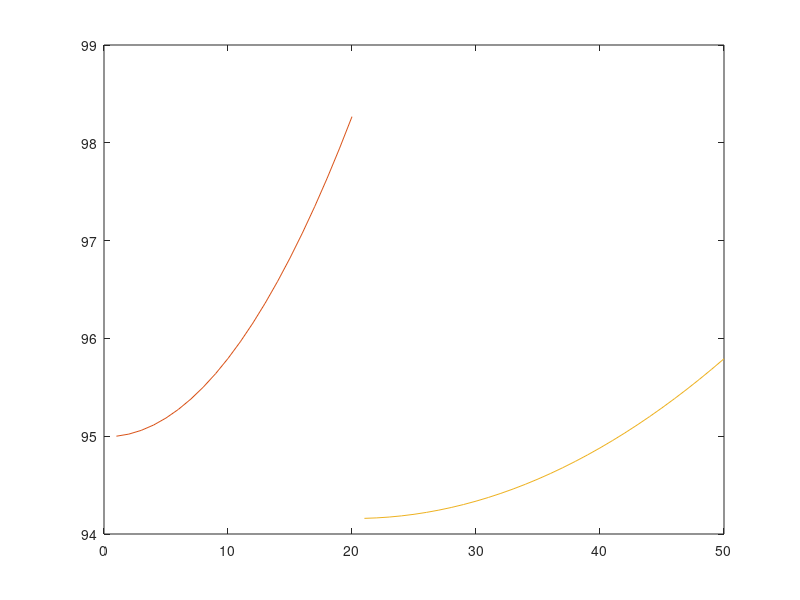

The MATLAB source for this figure: (Note: this script raises an error after producing the figure.)
%% Strategy Estimation for Las Vegas GP 2023

% Tyres available: C3, C4, C5 - The 3 softest in the Pirelli range.
% Race Duration: 50 laps (305.88km total distance)

% Assumption of initial tyre pace delta: 0.5s between C5 and C4, and 0.5s
% between C4 and C3. With C5 being the fastest.

% Assumption of degradation per lap: Fuel corrected laptime increase
% non-linearly as tyre wears (non-linear tyre deg model estimate)

% Fuel correction assumption for 110kg of fuel to last 50 laps and 0.035s
% laptime gain per 1kg of fuel burn.

% Initial flying lap pace assumed due to lack of race historical data. 
%% 
% Calculating Fuel Correction Factor

fuelQuantity = 110;  %kg
totalLapNumber = 50; %laps
lapNumber = 1:50;
timePerKg = 0.035;   %seconds

fuelConsumption = fuelQuantity/totalLapNumber;   %kg/lap

fuelCorrectionFactor = fuelConsumption .* timePerKg; %seconds/lap

fuelLapCorrections = fuelCorrectionFactor .* (lapNumber-1);
%% 
% Defining Tyre Wear Factors

c5Wear = linspace(0.09,0.5,50);
c4Wear = linspace(0.08,0.17,50);
c3Wear = linspace(0.077,0.1,50);

tyreAge = 1:50; %laps
%% 
% Calculating Tyre Degradation Laptime Impact

c5InitialLaptime = 95;   %seconds
c4InitialLaptime = 95.7; %seconds
c3InitialLaptime = 96.4;   %seconds

c5TyreDegLaptime = c5InitialLaptime + c5Wear .* (tyreAge-1);
c4TyreDegLaptime = c4InitialLaptime + c4Wear .* (tyreAge-1);
c3TyreDegLaptime = c3InitialLaptime + c3Wear .* (tyreAge-1);
%% 
% Calculating Tyre and Fuel Effected Laptimes for Full Distance Tyre Model

c5Laptime = c5InitialLaptime + (c5Wear .* (tyreAge-1)) - fuelLapCorrections(lapNumber);
c4Laptime = c4InitialLaptime + (c4Wear .* (tyreAge-1)) - fuelLapCorrections(lapNumber);
c3Laptime = c3InitialLaptime + (c3Wear .* (tyreAge-1)) - fuelLapCorrections(lapNumber);
%% 
% To determine fuel corrected laptimes for individual stints, the following 
% formula is appropriate:

% Fuel_Corrected_Stint_Formula = TyreDegLaptime(tyreAge(1:end_of_stint)) - fuelLapCorrections(lapNumber(stint_start_lap:stint_end_lap))
%% 
% Defining Average Pit Time Loss

pitTime = 20;  %seconds
%% 
% Plot Laptimes for Tyre Compounds Over Full Distance. 
% 
% This will be our estimated tyre model, from which we can devise strategy configurations 
% and plot their corresponding race times.

plot(lapNumber,c5Laptime,"Color","#D95319")
hold on
plot(lapNumber,c4Laptime,"Color","#EDB120")
plot(lapNumber,c3Laptime,"Color","#000000")
ylim([94 100])
xlabel("Lap Number")
ylabel("Fuel Corrected Laptime (s)")
title("Estimated Tyre Pace Model (Non-Linear)")
legend(["C5" "C4" "C3"],"Location","northwest")
hold off
%% 
% Consider a single stop strategy. C5 to C4 (Soft to Medium).

% Add slider to observe variable pitlap effects
pitLap = 20;

% Calculating fuel corrected stints
c5Fuel_Corrected_Stint = c5Laptime(tyreAge(1:pitLap));
c4Fuel_Corrected_Stint = c4TyreDegLaptime(tyreAge(1:(50-pitLap))) - fuelLapCorrections(lapNumber(pitLap+1:50));

% Plotting lap times
plot(lapNumber(1:pitLap), c5Fuel_Corrected_Stint,"Color","#D95319")
hold on
plot(lapNumber(pitLap+1:50), c4Fuel_Corrected_Stint,"Color","#EDB120")
xline(pitLap,":")
xlabel("Lap Number")
ylabel("Fuel Corrected Lap Times (s)")
title("C5 to C4 1 Stop Strategy")
legend(["C5" "C4" "Pit Lap"],"Location","northeast")
hold off

% Sum fuel corrected stint times with the pit stop time to determine
% overall race time.
totalRaceTimeC5C4_sec = seconds(sum(c5Fuel_Corrected_Stint) + sum(c4Fuel_Corrected_Stint) + pitTime)  %seconds
totalRaceTimeC5C4_min = minutes(minutes(totalRaceTimeC5C4_sec))
%% 
% Consider a single stop strategy. C4 to C3 (Medium to Hard).

% Add slider to observe variable pitlap effects
pitLap = 24;

% Calculating fuel corrected stints
c4Fuel_Corrected_Stint = c4Laptime(tyreAge(1:pitLap));
c3Fuel_Corrected_Stint = c3TyreDegLaptime(tyreAge(1:(50-pitLap))) - fuelLapCorrections(lapNumber(pitLap+1:50));

% Plotting lap times
plot(lapNumber(1:pitLap), c4Fuel_Corrected_Stint,"Color","#EDB120")
hold on
plot(lapNumber(pitLap+1:50), c3Fuel_Corrected_Stint,"Color","#000000")
xline(pitLap,":")
xlabel("Lap Number")
ylabel("Fuel Corrected Lap Times (s)")
title("C4 to C3 1 Stop Strategy")
legend(["C4" "C3" "Pit Lap"],"Location","northeast")
hold off

% Sum fuel corrected stint times with the pit stop time to determine
% overall race time.
totalRaceTimeC4C3_sec = seconds(sum(c4Fuel_Corrected_Stint) + sum(c3Fuel_Corrected_Stint) + pitTime)  %seconds
totalRaceTimeC4C3_min = minutes(minutes(totalRaceTimeC4C3_sec))  %minutes
%% 
% Consider a 2 stop strategy. C5, C5, C4 (Soft, Soft, Medium).

% Add sliders to observe variable pitlap effects
pitLap1 = 14;
pitLap2 = 29;

% Calculating fuel corrected stints
c5Fuel_Corrected_Stint1 = c5Laptime(tyreAge(1:pitLap1));
c5Fuel_Corrected_Stint2 = c5TyreDegLaptime(tyreAge(1:pitLap2-pitLap1)) - fuelLapCorrections(lapNumber(pitLap1+1:pitLap2));
c4Fuel_Corrected_Stint = c4TyreDegLaptime(tyreAge(1:(50-pitLap2))) - fuelLapCorrections(lapNumber(pitLap2+1:50));

% Plotting lap times
plot(lapNumber(1:pitLap1), c5Fuel_Corrected_Stint1,"Color","#D95319")
hold on
plot(lapNumber(pitLap1+1:pitLap2), c5Fuel_Corrected_Stint2,"Color","#D95319")
plot(lapNumber(pitLap2+1:50), c4Fuel_Corrected_Stint,"Color","#EDB120")
xline(pitLap1,":")
xline(pitLap2,":")
xlabel("Lap Number")
ylabel("Fuel Corrected Lap Times (s)")
title("C5, C5, C4 2 Stop Strategy")
legend(["C5" "" "C4" "Pit Lap" ""],"Location","northeast")
hold off

% Sum fuel corrected stint times with the pit stop time to determine
% overall race time.
totalRaceTimeC5C5C4_sec = seconds(sum(c5Fuel_Corrected_Stint1) + sum(c5Fuel_Corrected_Stint2) + sum(c4Fuel_Corrected_Stint) + (2.*pitTime))  %seconds
totalRaceTimeC5C5C4_min = minutes(minutes(totalRaceTimeC5C5C4_sec))  %minutes